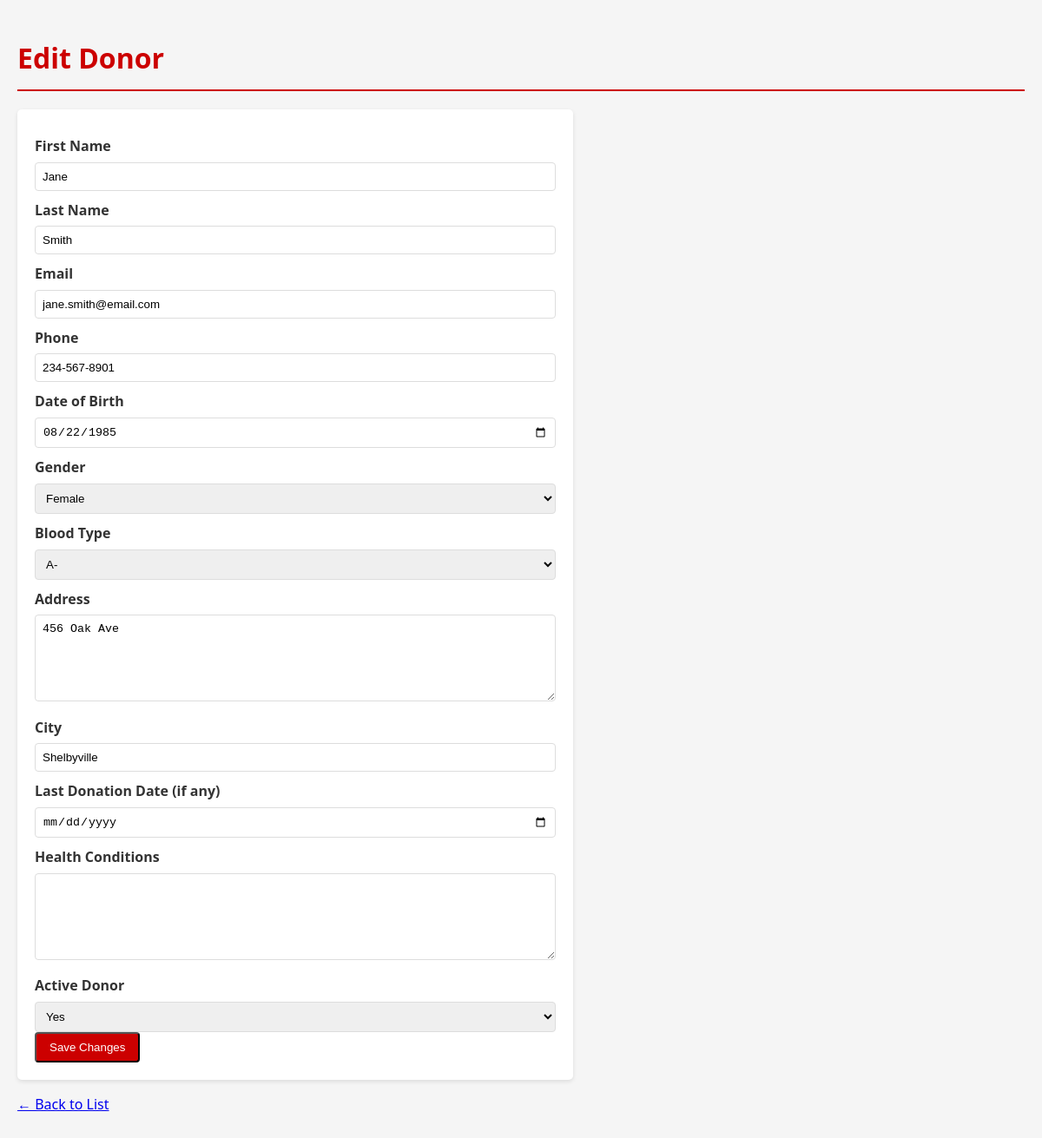
The page /edit_donor.php?id=2 on the database its author committed.
### tables this page shows
CREATE TABLE donors (
    donor_id INT AUTO_INCREMENT PRIMARY KEY,
    first_name VARCHAR(100) NOT NULL,
    last_name VARCHAR(100) NOT NULL,
    email VARCHAR(100) UNIQUE,
    phone VARCHAR(20) NOT NULL,
    date_of_birth DATE NOT NULL,
    gender ENUM('Male', 'Female', 'Other') NOT NULL,
    blood_type ENUM('A+', 'A-', 'B+', 'B-', 'AB+', 'AB-', 'O+', 'O-') NOT NULL,
    address TEXT,
    city VARCHAR(100),
    last_donation_date DATE,
    health_conditions TEXT,
    is_active BOOLEAN DEFAULT TRUE,
    created_at TIMESTAMP DEFAULT CURRENT_TIMESTAMP
);

### edit_donor.php (the view, shortened to what this page needs)
<?php
include 'db_connect.php';
$id = isset($_GET['id']) ? intval($_GET['id']) : 0;
$result = $conn->query("SELECT * FROM donors WHERE donor_id = $id LIMIT 1");
$donor = $result->fetch_assoc();
?>
<!DOCTYPE html>
<html>
<head>
    <link rel="stylesheet" href="css/style.css">
</head>
<body>
    <h1>Edit Donor</h1>
    <form action="update_donor.php" method="POST" class="form">
        <label>First Name</label>
        <input type="text" name="first_name" value="<?= $donor['first_name'] ?>" required>
        <label>Last Name</label>
        <input type="text" name="last_name" value="<?= $donor['last_name'] ?>" required>
        <label>Email</label>
        <input type="email" name="email" value="<?= $donor['email'] ?>">
        <label>Phone</label>
        <input type="text" name="phone" value="<?= $donor['phone'] ?>" required>
        <label>Date of Birth</label>
        <input type="date" name="dob" value="<?= $donor['date_of_birth'] ?>" required>
        <label>Gender</label>
        <select name="gender" required>
            <option value="Female" <?= $donor['gender'] == 'Female' ? 'selected' : '' ?>>Female</option>
        </select>
        <label>Blood Type</label>
        <select name="blood_type" required>
            <option value="A-" <?= $donor['blood_type'] == 'A-' ? 'selected' : '' ?>>A-</option>
        </select>
        <label>Address</label>
        <textarea name="address"><?= $donor['address'] ?></textarea>
        <label>City</label>
        <input type="text" name="city" value="<?= $donor['city'] ?>">
        <label>Last Donation Date (if any)</label>
        <input type="date" name="last_donation_date" value="<?= $donor['last_donation_date'] ?>">
        <label>Health Conditions</label>
        <textarea name="health_conditions"><?= $donor['health_conditions'] ?></textarea>
        <label>Active Donor</label>
        <select name="is_active">
            <option value="1" <?= $donor['is_active'] ? 'selected' : '' ?>>Yes</option>
        </select>
        <button type="submit" class="btn">Save Changes</button>
    </form>
    <p><a href="index.php">← Back to List</a></p>
</body>
</html>

### css/style.css (style rules this page uses)
body { font-family: 'Segoe UI', Tahoma, Geneva, Verdana, sans-serif; line-height: 1.6; margin: 0; padding: 20px; background-color: #f5f5f5; color: #333; }
h1 { color: #c00; border-bottom: 2px solid #c00; padding-bottom: 10px; }
.btn { display: inline-block; padding: 8px 15px; background: #c00; color: white; text-decoration: none; border-radius: 4px; margin-right: 10px; transition: background 0.3s; }
.form { max-width: 600px; background: white; padding: 20px; border-radius: 5px; box-shadow: 0 2px 5px rgba(0,0,0,0.1); }
.form label { display: block; margin: 10px 0 5px; font-weight: bold; }
.form input[type="text"], .form input[type="email"], .form input[type="date"], .form input[type="number"], .form select, .form textarea { width: 100%; padding: 8px; border: 1px solid #ddd; border-radius: 4px; box-sizing: border-box; }
.form textarea { height: 100px; resize: vertical; }

### rows shown on the page
donors: first_name "Jane", last_name "Smith", email "jane.smith@email.com", phone "234-567-8901", dob "08/22/1985", gender "Female", blood_type "A-", address "456 Oak Ave", city "Shelbyville", is_active "Yes"
